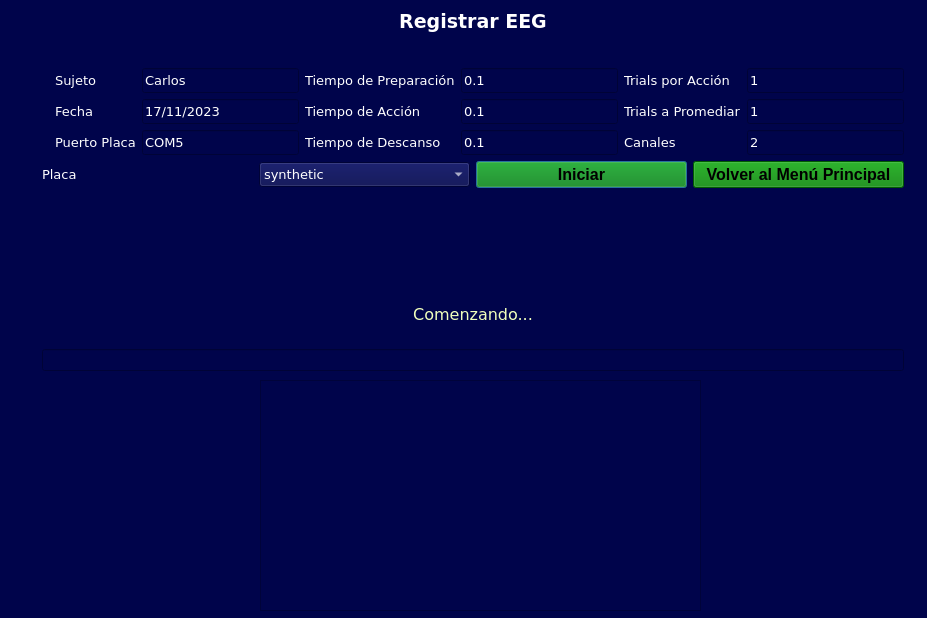
<?xml version="1.0" encoding="UTF-8"?>
<ui version="4.0">
 <class>Dialog</class>
 <widget class="QDialog" name="Dialog">
  <property name="geometry">
   <rect>
    <x>0</x>
    <y>0</y>
    <width>927</width>
    <height>618</height>
   </rect>
  </property>
  <property name="windowTitle">
   <string>Registro de EEG</string>
  </property>
  <property name="styleSheet">
   <string notr="true">background-color: rgb(0, 4, 75);</string>
  </property>
  <widget class="QWidget" name="layoutWidget">
   <property name="geometry">
    <rect>
     <x>42</x>
     <y>10</y>
     <width>862</width>
     <height>361</height>
    </rect>
   </property>
   <layout class="QVBoxLayout" name="verticalLayout_11">
    <item>
     <layout class="QVBoxLayout" name="verticalLayout_8">
      <item>
       <layout class="QVBoxLayout" name="verticalLayout_7">
        <item>
         <widget class="QLabel" name="label">
          <property name="font">
           <font>
            <family>Verdana</family>
            <pointsize>14</pointsize>
            <weight>75</weight>
            <bold>true</bold>
           </font>
          </property>
          <property name="styleSheet">
           <string notr="true">color: rgb(255, 255, 255);</string>
          </property>
          <property name="text">
           <string>Registrar EEG</string>
          </property>
          <property name="alignment">
           <set>Qt::AlignHCenter|Qt::AlignTop</set>
          </property>
         </widget>
        </item>
        <item>
         <layout class="QHBoxLayout" name="horizontalLayout_2">
          <item>
           <widget class="QLabel" name="label_2">
            <property name="font">
             <font>
              <family>Verdana</family>
              <pointsize>10</pointsize>
              <weight>50</weight>
              <bold>false</bold>
             </font>
            </property>
            <property name="text">
             <string/>
            </property>
           </widget>
          </item>
          <item>
           <layout class="QVBoxLayout" name="verticalLayout">
            <item>
             <widget class="QLabel" name="label_4">
              <property name="font">
               <font>
                <family>Verdana</family>
                <pointsize>10</pointsize>
                <weight>50</weight>
                <bold>false</bold>
               </font>
              </property>
              <property name="styleSheet">
               <string notr="true">color: rgb(255, 255, 255);</string>
              </property>
              <property name="text">
               <string>Sujeto</string>
              </property>
             </widget>
            </item>
            <item>
             <widget class="QLabel" name="label_5">
              <property name="font">
               <font>
                <family>Verdana</family>
                <pointsize>10</pointsize>
                <weight>50</weight>
                <bold>false</bold>
               </font>
              </property>
              <property name="styleSheet">
               <string notr="true">color: rgb(255, 255, 255);</string>
              </property>
              <property name="text">
               <string>Fecha</string>
              </property>
             </widget>
            </item>
            <item>
             <widget class="QLabel" name="label_6">
              <property name="font">
               <font>
                <family>Verdana</family>
                <pointsize>10</pointsize>
                <weight>50</weight>
                <bold>false</bold>
               </font>
              </property>
              <property name="styleSheet">
               <string notr="true">color: rgb(255, 255, 255);</string>
              </property>
              <property name="text">
               <string>Puerto Placa</string>
              </property>
             </widget>
            </item>
           </layout>
          </item>
          <item>
           <layout class="QVBoxLayout" name="verticalLayout_3">
            <item>
             <widget class="QLineEdit" name="line_sujeto">
              <property name="font">
               <font>
                <family>Verdana</family>
                <pointsize>10</pointsize>
                <weight>50</weight>
                <bold>false</bold>
               </font>
              </property>
              <property name="styleSheet">
               <string notr="true">color: rgb(255, 255, 255);</string>
              </property>
              <property name="text">
               <string>Carlos</string>
              </property>
             </widget>
            </item>
            <item>
             <widget class="QLineEdit" name="line_fecha">
              <property name="font">
               <font>
                <family>Verdana</family>
                <pointsize>10</pointsize>
                <weight>50</weight>
                <bold>false</bold>
               </font>
              </property>
              <property name="styleSheet">
               <string notr="true">color: rgb(255, 255, 255);</string>
              </property>
              <property name="text">
               <string>17/11/2023</string>
              </property>
             </widget>
            </item>
            <item>
             <widget class="QLineEdit" name="line_puerto">
              <property name="font">
               <font>
                <family>Verdana</family>
                <pointsize>10</pointsize>
                <weight>50</weight>
                <bold>false</bold>
               </font>
              </property>
              <property name="styleSheet">
               <string notr="true">color: rgb(255, 255, 255);</string>
              </property>
              <property name="text">
               <string>COM5</string>
              </property>
             </widget>
            </item>
           </layout>
          </item>
          <item>
           <layout class="QVBoxLayout" name="verticalLayout_2">
            <item>
             <widget class="QLabel" name="label_9">
              <property name="font">
               <font>
                <family>Verdana</family>
                <pointsize>10</pointsize>
                <weight>50</weight>
                <bold>false</bold>
               </font>
              </property>
              <property name="styleSheet">
               <string notr="true">color: rgb(255, 255, 255);</string>
              </property>
              <property name="text">
               <string>Tiempo de Preparación</string>
              </property>
             </widget>
            </item>
            <item>
             <widget class="QLabel" name="label_10">
              <property name="font">
               <font>
                <family>Verdana</family>
                <pointsize>10</pointsize>
                <weight>50</weight>
                <bold>false</bold>
               </font>
              </property>
              <property name="styleSheet">
               <string notr="true">color: rgb(255, 255, 255);</string>
              </property>
              <property name="text">
               <string>Tiempo de Acción</string>
              </property>
             </widget>
            </item>
            <item>
             <widget class="QLabel" name="label_11">
              <property name="font">
               <font>
                <family>Verdana</family>
                <pointsize>10</pointsize>
                <weight>50</weight>
                <bold>false</bold>
               </font>
              </property>
              <property name="styleSheet">
               <string notr="true">color: rgb(255, 255, 255);</string>
              </property>
              <property name="text">
               <string>Tiempo de Descanso</string>
              </property>
             </widget>
            </item>
           </layout>
          </item>
          <item>
           <layout class="QVBoxLayout" name="verticalLayout_4">
            <item>
             <widget class="QLineEdit" name="line_tiempo_preparacion">
              <property name="font">
               <font>
                <family>Verdana</family>
                <pointsize>10</pointsize>
                <weight>50</weight>
                <bold>false</bold>
               </font>
              </property>
              <property name="styleSheet">
               <string notr="true">color: rgb(255, 255, 255);</string>
              </property>
              <property name="text">
               <string>0.1</string>
              </property>
             </widget>
            </item>
            <item>
             <widget class="QLineEdit" name="line_tiempo_accion">
              <property name="font">
               <font>
                <family>Verdana</family>
                <pointsize>10</pointsize>
                <weight>50</weight>
                <bold>false</bold>
               </font>
              </property>
              <property name="styleSheet">
               <string notr="true">color: rgb(255, 255, 255);</string>
              </property>
              <property name="text">
               <string>0.1</string>
              </property>
             </widget>
            </item>
            <item>
             <widget class="QLineEdit" name="line_tiempo_descanso">
              <property name="font">
               <font>
                <family>Verdana</family>
                <pointsize>10</pointsize>
                <weight>50</weight>
                <bold>false</bold>
               </font>
              </property>
              <property name="styleSheet">
               <string notr="true">color: rgb(255, 255, 255);</string>
              </property>
              <property name="text">
               <string>0.1</string>
              </property>
             </widget>
            </item>
           </layout>
          </item>
          <item>
           <layout class="QVBoxLayout" name="verticalLayout_6">
            <item>
             <widget class="QLabel" name="label_7">
              <property name="font">
               <font>
                <family>Verdana</family>
                <pointsize>10</pointsize>
                <weight>50</weight>
                <bold>false</bold>
               </font>
              </property>
              <property name="styleSheet">
               <string notr="true">color: rgb(255, 255, 255);</string>
              </property>
              <property name="text">
               <string>Trials por Acción</string>
              </property>
             </widget>
            </item>
            <item>
             <widget class="QLabel" name="label_8">
              <property name="font">
               <font>
                <family>Verdana</family>
                <pointsize>10</pointsize>
                <weight>50</weight>
                <bold>false</bold>
               </font>
              </property>
              <property name="styleSheet">
               <string notr="true">color: rgb(255, 255, 255);</string>
              </property>
              <property name="text">
               <string>Trials a Promediar</string>
              </property>
             </widget>
            </item>
            <item>
             <widget class="QLabel" name="label_12">
              <property name="font">
               <font>
                <family>Verdana</family>
                <pointsize>10</pointsize>
                <weight>50</weight>
                <bold>false</bold>
               </font>
              </property>
              <property name="styleSheet">
               <string notr="true">color: rgb(255, 255, 255);</string>
              </property>
              <property name="text">
               <string>Canales</string>
              </property>
             </widget>
            </item>
           </layout>
          </item>
          <item>
           <layout class="QVBoxLayout" name="verticalLayout_5">
            <item>
             <widget class="QLineEdit" name="line_trials">
              <property name="font">
               <font>
                <family>Verdana</family>
                <pointsize>10</pointsize>
                <weight>50</weight>
                <bold>false</bold>
               </font>
              </property>
              <property name="styleSheet">
               <string notr="true">color: rgb(255, 255, 255);</string>
              </property>
              <property name="text">
               <string>1</string>
              </property>
             </widget>
            </item>
            <item>
             <widget class="QLineEdit" name="line_promedio">
              <property name="font">
               <font>
                <family>Verdana</family>
                <pointsize>10</pointsize>
                <weight>50</weight>
                <bold>false</bold>
               </font>
              </property>
              <property name="styleSheet">
               <string notr="true">color: rgb(255, 255, 255);</string>
              </property>
              <property name="text">
               <string>1</string>
              </property>
             </widget>
            </item>
            <item>
             <widget class="QLineEdit" name="line_canales">
              <property name="font">
               <font>
                <family>Verdana</family>
                <pointsize>10</pointsize>
                <weight>50</weight>
                <bold>false</bold>
               </font>
              </property>
              <property name="styleSheet">
               <string notr="true">color: rgb(255, 255, 255);</string>
              </property>
              <property name="text">
               <string>2</string>
              </property>
             </widget>
            </item>
           </layout>
          </item>
         </layout>
        </item>
       </layout>
      </item>
      <item>
       <layout class="QHBoxLayout" name="horizontalLayout_4">
        <item>
         <layout class="QHBoxLayout" name="horizontalLayout">
          <item>
           <widget class="QLabel" name="label_13">
            <property name="font">
             <font>
              <family>Verdana</family>
              <pointsize>10</pointsize>
             </font>
            </property>
            <property name="styleSheet">
             <string notr="true">color: rgb(255, 255, 255);</string>
            </property>
            <property name="text">
             <string>Placa</string>
            </property>
           </widget>
          </item>
          <item>
           <widget class="QComboBox" name="desplegable_placa">
            <property name="font">
             <font>
              <family>Verdana</family>
              <pointsize>10</pointsize>
             </font>
            </property>
            <property name="styleSheet">
             <string notr="true">color: rgb(255, 255, 255);</string>
            </property>
            <item>
             <property name="text">
              <string>synthetic</string>
             </property>
            </item>
            <item>
             <property name="text">
              <string>ganglion</string>
             </property>
            </item>
            <item>
             <property name="text">
              <string>cyton</string>
             </property>
            </item>
           </widget>
          </item>
         </layout>
        </item>
        <item>
         <layout class="QHBoxLayout" name="horizontalLayout_3">
          <item>
           <widget class="QPushButton" name="btn_control">
            <property name="font">
             <font>
              <pointsize>12</pointsize>
              <weight>75</weight>
              <bold>true</bold>
             </font>
            </property>
            <property name="styleSheet">
             <string notr="true">QPushButton{background-color:green;}

QPushButton:hover{background-color:orange;}</string>
            </property>
            <property name="text">
             <string>Iniciar</string>
            </property>
           </widget>
          </item>
          <item>
           <widget class="QPushButton" name="btn_regresar">
            <property name="font">
             <font>
              <pointsize>12</pointsize>
              <weight>75</weight>
              <bold>true</bold>
             </font>
            </property>
            <property name="styleSheet">
             <string notr="true">QPushButton{background-color:green;}

QPushButton:hover{background-color:orange;}</string>
            </property>
            <property name="text">
             <string>Volver al Menú Principal</string>
            </property>
           </widget>
          </item>
         </layout>
        </item>
       </layout>
      </item>
     </layout>
    </item>
    <item>
     <layout class="QVBoxLayout" name="verticalLayout_10">
      <item>
       <widget class="QLabel" name="label_accion">
        <property name="font">
         <font>
          <family>Verdana</family>
          <pointsize>16</pointsize>
          <weight>75</weight>
          <bold>true</bold>
         </font>
        </property>
        <property name="styleSheet">
         <string notr="true">color: rgb(255, 255, 255);</string>
        </property>
        <property name="text">
         <string/>
        </property>
        <property name="alignment">
         <set>Qt::AlignCenter</set>
        </property>
       </widget>
      </item>
      <item>
       <layout class="QVBoxLayout" name="verticalLayout_9">
        <item>
         <widget class="QLabel" name="label_orden">
          <property name="font">
           <font>
            <family>Verdana</family>
            <pointsize>12</pointsize>
           </font>
          </property>
          <property name="styleSheet">
           <string notr="true">color: rgb(240, 255, 188);</string>
          </property>
          <property name="text">
           <string>Comenzando...</string>
          </property>
          <property name="alignment">
           <set>Qt::AlignCenter</set>
          </property>
         </widget>
        </item>
        <item>
         <widget class="QProgressBar" name="progressBar">
          <property name="styleSheet">
           <string notr="true">QProgressBar::chunk{background-color: rgb(255, 170, 0)}</string>
          </property>
          <property name="value">
           <number>0</number>
          </property>
          <property name="textVisible">
           <bool>false</bool>
          </property>
          <property name="format">
           <string/>
          </property>
         </widget>
        </item>
       </layout>
      </item>
     </layout>
    </item>
   </layout>
  </widget>
  <widget class="PlotWidget" name="graphicsView">
   <property name="geometry">
    <rect>
     <x>260</x>
     <y>380</y>
     <width>441</width>
     <height>231</height>
    </rect>
   </property>
  </widget>
 </widget>
 <customwidgets>
  <customwidget>
   <class>PlotWidget</class>
   <extends>QGraphicsView</extends>
   <header>pyqtgraph</header>
  </customwidget>
 </customwidgets>
 <resources/>
 <connections/>
</ui>
